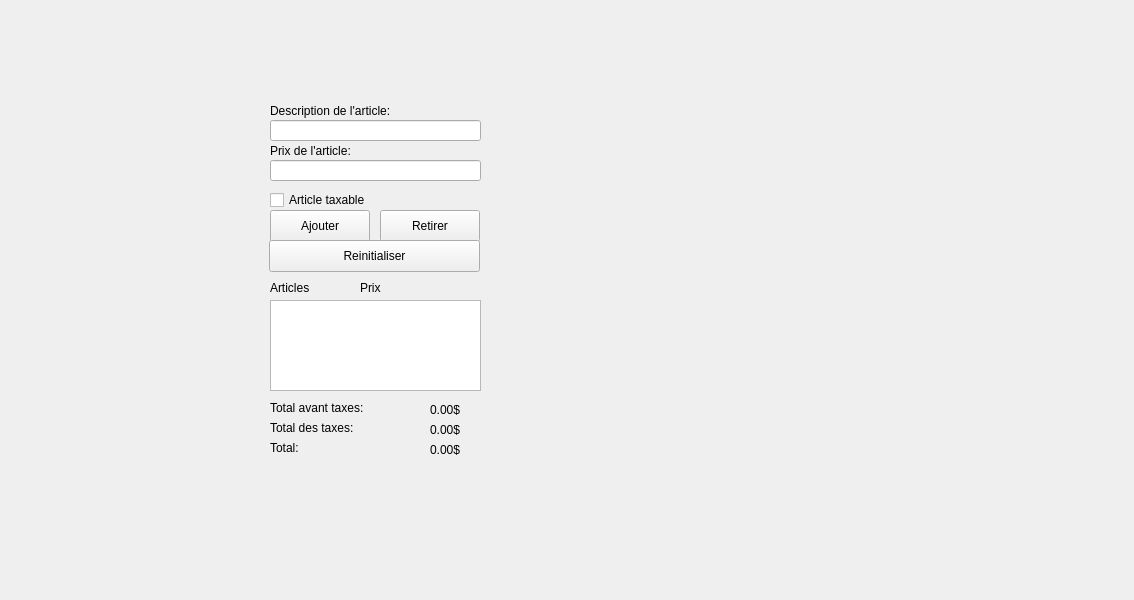
<?xml version="1.0" encoding="UTF-8"?>
<ui version="4.0">
 <class>MainWindow</class>
 <widget class="QMainWindow" name="MainWindow">
  <property name="geometry">
   <rect>
    <x>0</x>
    <y>0</y>
    <width>1134</width>
    <height>600</height>
   </rect>
  </property>
  <property name="windowTitle">
   <string>MainWindow</string>
  </property>
  <widget class="QWidget" name="centralwidget">
   <widget class="QWidget" name="verticalLayoutWidget">
    <property name="geometry">
     <rect>
      <x>260</x>
      <y>90</y>
      <width>231</width>
      <height>391</height>
     </rect>
    </property>
    <layout class="QVBoxLayout" name="verticalLayout">
     <item>
      <widget class="QWidget" name="centralWidget" native="true">
       <property name="enabled">
        <bool>true</bool>
       </property>
       <widget class="QLabel" name="descriptionArticle">
        <property name="geometry">
         <rect>
          <x>10</x>
          <y>0</y>
          <width>161</width>
          <height>41</height>
         </rect>
        </property>
        <property name="text">
         <string>Description de l'article:</string>
        </property>
       </widget>
       <widget class="QLabel" name="prixArticle">
        <property name="geometry">
         <rect>
          <x>10</x>
          <y>50</y>
          <width>131</width>
          <height>21</height>
         </rect>
        </property>
        <property name="text">
         <string>Prix de l'article:</string>
        </property>
       </widget>
       <widget class="QLineEdit" name="editDescription">
        <property name="geometry">
         <rect>
          <x>10</x>
          <y>30</y>
          <width>211</width>
          <height>21</height>
         </rect>
        </property>
       </widget>
       <widget class="QLineEdit" name="editPrix">
        <property name="geometry">
         <rect>
          <x>10</x>
          <y>70</y>
          <width>211</width>
          <height>21</height>
         </rect>
        </property>
       </widget>
       <widget class="QCheckBox" name="checkBoxTax">
        <property name="geometry">
         <rect>
          <x>10</x>
          <y>100</y>
          <width>121</width>
          <height>20</height>
         </rect>
        </property>
        <property name="text">
         <string>Article taxable</string>
        </property>
       </widget>
       <widget class="QPushButton" name="ajouterBtn">
        <property name="geometry">
         <rect>
          <x>10</x>
          <y>120</y>
          <width>100</width>
          <height>32</height>
         </rect>
        </property>
        <property name="text">
         <string>Ajouter</string>
        </property>
       </widget>
       <widget class="QPushButton" name="retirerBtn">
        <property name="geometry">
         <rect>
          <x>120</x>
          <y>120</y>
          <width>100</width>
          <height>32</height>
         </rect>
        </property>
        <property name="text">
         <string>Retirer</string>
        </property>
       </widget>
       <widget class="QPushButton" name="reinitialiserBtn">
        <property name="geometry">
         <rect>
          <x>9</x>
          <y>150</y>
          <width>211</width>
          <height>32</height>
         </rect>
        </property>
        <property name="text">
         <string>Reinitialiser</string>
        </property>
       </widget>
       <widget class="QListWidget" name="listArticles">
        <property name="geometry">
         <rect>
          <x>10</x>
          <y>210</y>
          <width>211</width>
          <height>91</height>
         </rect>
        </property>
       </widget>
       <widget class="QLabel" name="labelArticle">
        <property name="geometry">
         <rect>
          <x>10</x>
          <y>190</y>
          <width>141</width>
          <height>16</height>
         </rect>
        </property>
        <property name="text">
         <string>Articles</string>
        </property>
       </widget>
       <widget class="QLabel" name="labelTotAvantTaxes">
        <property name="geometry">
         <rect>
          <x>10</x>
          <y>310</y>
          <width>121</width>
          <height>16</height>
         </rect>
        </property>
        <property name="text">
         <string>Total avant taxes:</string>
        </property>
       </widget>
       <widget class="QLabel" name="labelTotaltaxes">
        <property name="geometry">
         <rect>
          <x>10</x>
          <y>330</y>
          <width>101</width>
          <height>16</height>
         </rect>
        </property>
        <property name="text">
         <string>Total des taxes:</string>
        </property>
       </widget>
       <widget class="QLabel" name="labelTotal">
        <property name="geometry">
         <rect>
          <x>10</x>
          <y>350</y>
          <width>58</width>
          <height>16</height>
         </rect>
        </property>
        <property name="text">
         <string>Total:</string>
        </property>
       </widget>
       <widget class="QLabel" name="totalAvantTaxes">
        <property name="geometry">
         <rect>
          <x>170</x>
          <y>310</y>
          <width>51</width>
          <height>20</height>
         </rect>
        </property>
        <property name="text">
         <string>0.00$</string>
        </property>
       </widget>
       <widget class="QLabel" name="totalTaxes">
        <property name="geometry">
         <rect>
          <x>170</x>
          <y>330</y>
          <width>51</width>
          <height>20</height>
         </rect>
        </property>
        <property name="text">
         <string>0.00$</string>
        </property>
       </widget>
       <widget class="QLabel" name="total">
        <property name="geometry">
         <rect>
          <x>170</x>
          <y>350</y>
          <width>51</width>
          <height>20</height>
         </rect>
        </property>
        <property name="text">
         <string>0.00$</string>
        </property>
       </widget>
       <widget class="QLabel" name="labelPrix">
        <property name="geometry">
         <rect>
          <x>100</x>
          <y>190</y>
          <width>58</width>
          <height>16</height>
         </rect>
        </property>
        <property name="text">
         <string>Prix</string>
        </property>
       </widget>
      </widget>
     </item>
    </layout>
   </widget>
  </widget>
 </widget>
 <resources/>
 <connections/>
</ui>
